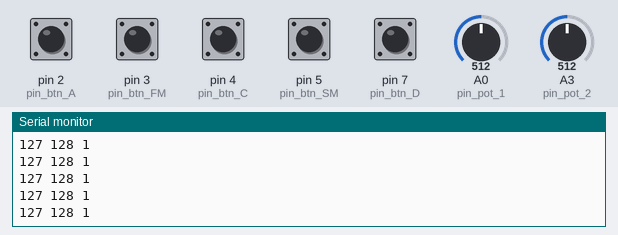
A sketch run on a simulated Arduino Uno, built with avr-gcc and run on an emulated ATmega328P. On the bench: the last lines printed to the serial monitor. Inputs (shaded band) come from the test bench; at power-on: pin 3 (pin_btn_FM), pin 5 (pin_btn_SM) HIGH, pin 2 (pin_btn_A), pin 4 (pin_btn_C), pin 7 (pin_btn_D) LOW, A0 (pin_pot_1) = 512, A3 (pin_pot_2) = 512. No radio packets arrive unless stated.

Above: at 1.2 s.
1.3 s: A0 (pin_pot_1) set to 609
At 1.8 s:
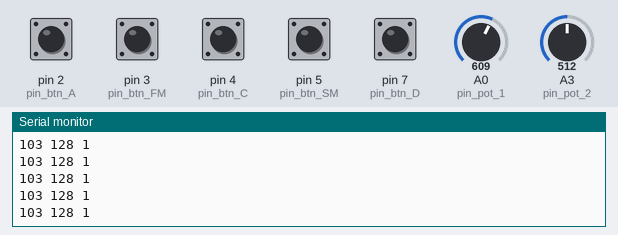
4.3 s: A0 (pin_pot_1) set to 636
At 5.0 s:
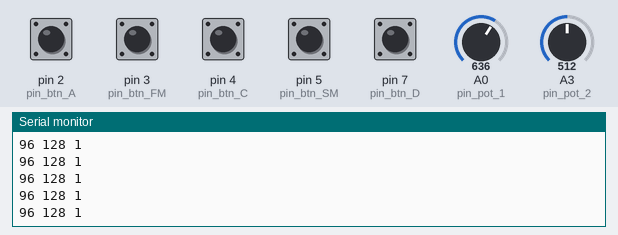
Timing chart, 0 to 7.3 s (numbered marks = the images above; inputs shaded):
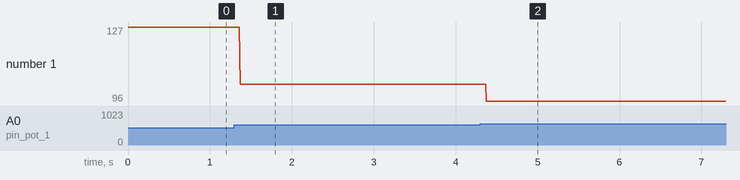

Measured:
- after the input at 1.3 s, the serial monitor: prints a new line after 0.07 s (image 1)
- after the input at 4.3 s, the serial monitor: prints a new line after 0.08 s (image 2)
- plotted number 1: 127 → 103 after the input at 1.3 s, 103 → 96 after the input at 4.3 s

The sketch:

2023_pult_6.ino
```cpp
#include <SPI.h>  // Подключаем библиотеку для работы с SPI-интерфейсом
#include <nRF24L01.h> // Подключаем файл конфигурации из библиотеки RF24
#include <RF24.h> // Подключаем библиотеку для работа для работы с модулем NRF24L01

#define pin_pot_1 A0  // Джойстик 1
#define pin_pot_2 A3  // Джойстик 2
#define pin_btn_A 2   // Направление 1
#define pin_btn_B 12   // <...> Не назначена
#define pin_btn_C 4   // Направление 2
#define pin_btn_D 7   // Выстрел
#define pin_btn_SM 5   // slow motion, на версиях младше 2022 поменяйте пины кнопок, которые будут снаружи пульта
#define pin_btn_FM 3   // forsage, кнопку не проверял
#define PIN_CE  9  //  пина Arduino, к которому подключен вывод CE радиомодуля
#define PIN_CSN 10 // Номер пина Arduino, к которому подключен вывод CSN радиомодуля

RF24 radio(PIN_CE, PIN_CSN); //(пульт, так что 9 <-> 10) Создаём объект radio с указанием выводов CE и CSN

int potValue[7]; // Создаём массив для передачи значений потенциометра и кнопок

void setup() {
  //инициализация пинов кнопок
  pinMode(pin_btn_A,INPUT);
  pinMode(pin_btn_C,INPUT);
  pinMode(pin_btn_D,INPUT);
  pinMode(pin_btn_SM,INPUT_PULLUP);
  pinMode(pin_btn_FM,INPUT_PULLUP);
  //настройка монитора порта, чтобы отслеживать, на каком этапе ошибка
  Serial.begin(9600);

  //настройка радио
  radio.begin();  // Инициализация модуля NRF24L01
  radio.setChannel(0x79); // Обмен данными будет вестись на 16 канале (2,416 ГГц). Это объясняется тем, что каналы кодируются не в десятеричной системе счисления
  radio.setDataRate (RF24_1MBPS); // Скорость обмена данными 1 Мбит/сек
  radio.setPALevel(RF24_PA_HIGH); // Выбираем высокую мощность передатчика (-6dBm)
  radio.openWritingPipe(0x6868686868LL); // Открываем трубу с уникальным ID
}


void loop() {
  //считывание
  potValue[0] = 255 - analogRead(pin_pot_1)/4; // Считываем показания потенциометра. Делим на 4 здесь, а не в 'map' из программы пульта, только чтобы не забыть
  potValue[1] = analogRead(pin_pot_2)/4; // Аналогично для второго колеса
  potValue[2] = digitalRead(pin_btn_A);
  potValue[3] = digitalRead(pin_btn_C);
  potValue[4] = digitalRead(pin_btn_D); // Кнопка выстрела
  potValue[5] = digitalRead(pin_btn_SM);
  potValue[6] = digitalRead(pin_btn_FM);

  Serial.print(potValue[0]);
  Serial.print(' ');
  Serial.print(potValue[1]);
  Serial.print(' ');
  Serial.println(potValue[6]);


  radio.write(potValue, sizeof(potValue)); // Отправляем считанные показания по радиоканалу
}
```
